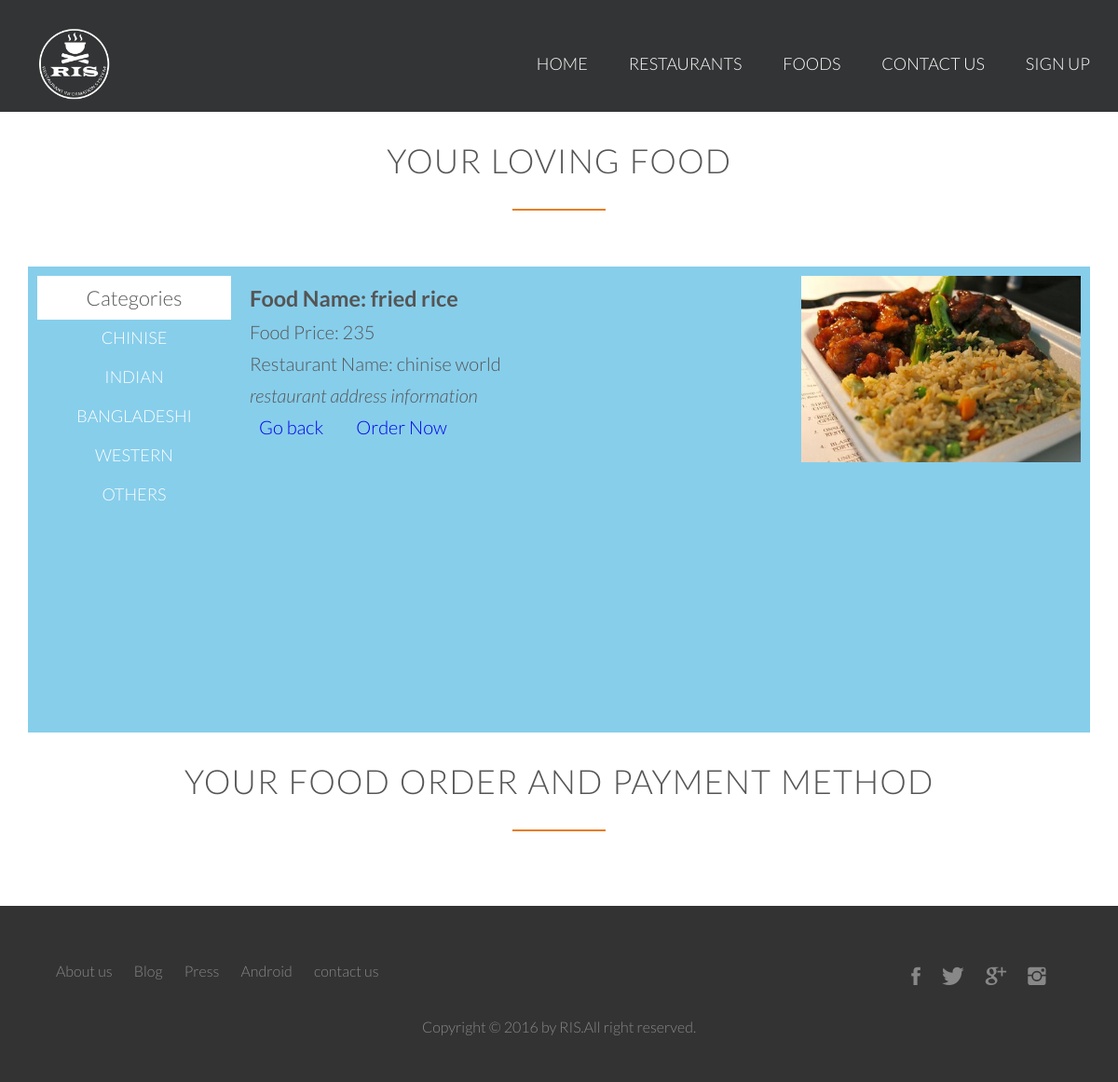
Page /food_details.php?food_id=4 on the committed database.
### tables this page shows
CREATE TABLE `food_categories` (
  `brand_id` int(11) NOT NULL,
  `brand_title` varchar(255) NOT NULL
);

CREATE TABLE `food_table` (
  `food_id` int(11) NOT NULL,
  `food_category` varchar(255) NOT NULL,
  `food_brand` int(111) NOT NULL,
  `food_name` varchar(255) NOT NULL,
  `food_title` varchar(255) NOT NULL,
  `food_price` int(111) NOT NULL,
  `food_restaurant` varchar(255) NOT NULL,
  `food_image` varchar(255) NOT NULL,
  `food_details` varchar(255) NOT NULL,
  `food_keywords` varchar(255) NOT NULL
);

### food_details.php (the view, shortened to what this page needs)
<?php
include ("functions/functions.php");
?>
<!DOCTYPE html>
<html lang="en">
    <head>
        <link rel="stylesheet" type="text/css" href="vendors/css/normalize.css"/>
        <link rel="stylesheet" type="text/css" href="vendors/css/ionicons.min.css"/>
        <link rel="stylesheet" type="text/css" href="vendors/css/grid.css"/>
        <link rel="stylesheet" type="text/css" href="re_style.css"/>
    </head>
    <body>
        <header class="head_area">
            <nav>
                <div class="row">
                    <img src="resources/img/logo_white.png" class="logo"/>
                    <ul class="main-nav">
                        <li><a href="index.html">Home</a></li>
                        <li><a href="restaurant.php">Restaurants</a></li>
                        <li><a href="food.php">Foods</a></li>
                        <li><a href="#">Contact us</a></li>
                        <li><a href="registration.php">Sign up</a></li>
                    </ul>
                </div>
            </nav>
        </header>
         <section class="section-features">
            <div class="row">
                <h2>Your loving Food</h2>
            </div>
        </section>
         <div class="content_area">
            <div class="sidebar">
                <div id="cat_title">Categories</div>
              <ul class="sidebar-nav">
                <?php FoodCategories() ?>
                </ul>
            </div>
             <div class="content clearfix">
             <?php
            if(isset($_GET['food_id'])){
           $food_id=$_GET['food_id'];
             $show_food="select * from food_table where food_id='$food_id'";
                            $run_food=mysqli_query($con,$show_food);
                            while($row_food=mysqli_fetch_assoc($run_food))
                            {
                                $food_name=$row_food['food_name'];
                                $food_price=$row_food['food_price'];
                                $food_restaurant=$row_food['food_restaurant'];
                                $food_image=$row_food['food_image'];
                                echo "
                                 <div class='food_details'>
                                    <h3 style='margin-bottom:10px;'>Food Name: $food_name</h3>
                                    <p style='margin-bottom:10px;'>Food Price: $food_price</p>
                                    <p style='margin-bottom:10px;'>Restaurant Name: $food_restaurant</p>
                                    <address>
                                        restaurant address information
                                    </address>
                                    <li><a href='food.php'>Go back</a></li>
                                    <li><a href='#'>Order Now</a></li>
                                </div>
                                 <div class='content_image'>
                                    <img src='admin_area/food_images/$food_image'/>
                                </div>
                                        ";
                            }
                 }
                           ?>
            </div>
        </div>
         <section class="section-features">
            <div class="row">
                <h2>Your food Order And Payment Method</h2>
            </div>
        </section>
        <footer>
             <div class="row">
                <div class="col span-1-of-2">
                    <ul class="footer-nav">
                        <li><a href="#">About us</a></li>
                        <li><a href="#">Blog</a></li>
                        <li><a href="#">Press</a></li>
                        <li><a href="#">Android</a></li>
                        <li><a href="#">contact us</a></li>
                    </ul>
                 </div>
                 <div class="col span-1-of-2">
                    <ul class="social-links">
                      <li><a href="#"><i class="ion-social-facebook"></i></a></li>
                      <li><a href="#"><i class="ion-social-twitter"></i></a></li>
                      <li><a href="#"><i class="ion-social-googleplus"></i></a></li>
                      <li><a href="#"><i class="ion-social-instagram"></i></a></li>
                     </ul>
                 </div>
            </div>
            <div class="row">
                <p>
                    Copyright &copy; 2016 by RIS.All right reserved.
                </p>
            </div>
        </footer>
    </body>
</html>

### functions/functions.php (shortened to what this page needs)
<?php
$con=mysqli_connect("localhost","root","","project");
function FoodCategories()
{
    global $con;
    $food_cat="select * from food_categories";
    $run_food_query=mysqli_query($con,$food_cat);
    while($row_food=mysqli_fetch_assoc($run_food_query))
    {
        $brand_id=$row_food['brand_id'];
        $brand_title=$row_food['brand_title'];
        echo "<li><a href='food_cat_click.php?food_cat_id=$brand_id'>$brand_title</a><li>";
    }
}
?>

### re_style.css (style rules this page uses)
* { margin: 0; padding: 0; box-sizing: border-box; }
html { background-color: #fff; color: #555; font-family: 'Lato','Arial',sans-serif; font-weight: 300; font-size: 20px; text-rendering: optimizeLegibility; }
.clearfix { zoom:1 }
.clearfix:after { content: '.'; clear: both; display: block; height: 0; visibility: hidden; }
.row { max-width: 1140px; margin: 0 auto; }
.sidebar { width: 20%; height: 500px; float: left; display: block; }
section { padding: 30px 0; }
h1, h2 { font-weight: 300; text-transform: uppercase; letter-spacing: 1px; }
h2 { font-size: 180%; word-spacing: 2px; text-align: center; margin-bottom: 30px; }
h2:after { display: block; height: 2px; background-color: #e67e22; content: " "; width: 100px; margin: 0 auto; margin-top: 30px; }
.head_area { width: 100%; background-color: #333435; }
.logo { height: 100px; width: auto; float: left; margin-top: 20px; }
.main-nav { float: right; list-style: none; margin-top: 55px; }
.main-nav li { display: inline-block; margin-left: 40px; }
.main-nav li a:link, .main-nav li a:visited { padding: 8px 0; color: #fff; text-decoration: none;text-transform: uppercase; font-size: 90%; border-bottom: 2px solid transparent; transition: border-bottom 0.2s; }
.content_area { max-width: 1140px; height: 500px; margin: 0 auto; background-color: skyblue; }
.sidebar { width: 20%; background-color: skyblue; float: left; margin: 0; padding: 10px; text-align: center; }
#cat_title { font-size: 22px; padding: 10px; background: white; }
.sidebar-nav { list-style: none; display: block; }
.sidebar-nav li { margin: 3px; padding: 3px; }
.sidebar-nav li a:link, .sidebar-nav li a:visited { color: #fff; text-decoration: none;text-transform: uppercase; font-size: 90%; border-bottom: 2px solid transparent; transition: border-bottom 0.2s; }
.content { width: 100%; height: auto; padding: 10px; }
.food_details { float: left; width: 30%; padding:10px; }
.food_details li { list-style: none; float: left; padding: 10px; margin-right: 15px; }
.food_details li a { text-decoration: none; }
.content_image img { float: right; width:300px; height: 200px; }
footer { background-color: #333; padding: 50px; font-size: 80%; margin-top: 20px; }
.footer-nav { list-style: none; float: left; }
.social-links { list-style: none; float: right; }
.footer-nav li, .social-links li { display: inline-block; margin-right: 20px; }
.footer-nav li:last-child, .social-links li:last-child { margin-right: 0; }
.footer-nav li a:link, .footer-nav li a:visited, .social-links li a:link, .social-links li a:visited { text-decoration: none; border: 0; color: #888; transition: color 0.2s; }
.social-links li a:link, .social-links li a:visited { font-size: 160%; }
.ion-social-facebook, .ion-social-twitter, .ion-social-googleplus, .ion-social-instagram { transition: color 0.2; }
footer p { color: #888; text-align: center; margin-top: 20px; }

### rows in the picture
food_categories: brand_title "CHINISE"
food_categories: brand_title "INDIAN"
food_categories: brand_title "BANGLADESHI"
food_categories: brand_title "WESTERN"
food_categories: brand_title "OTHERS"
food_table: food_name "fried rice", food_price "235", food_restaurant "chinise world", food_image (picture)
